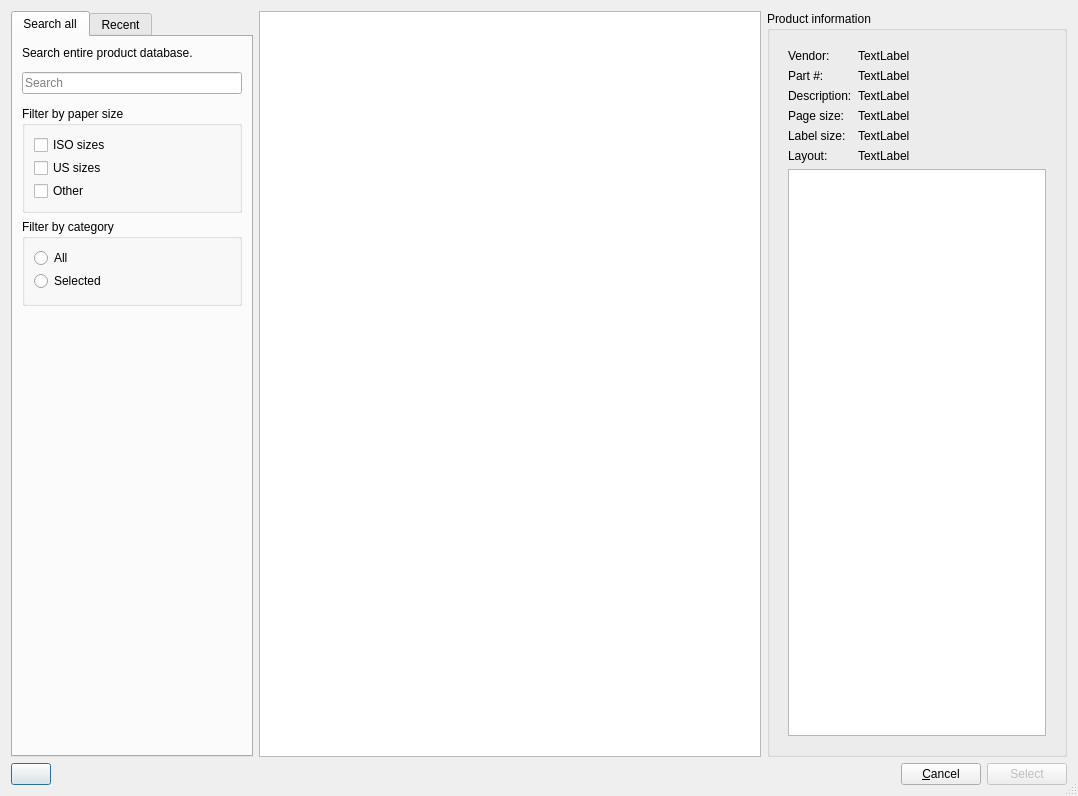
<?xml version="1.0" encoding="UTF-8"?>
<ui version="4.0">
 <class>SelectProductDialog</class>
 <widget class="QDialog" name="SelectProductDialog">
  <property name="geometry">
   <rect>
    <x>0</x>
    <y>0</y>
    <width>1078</width>
    <height>796</height>
   </rect>
  </property>
  <property name="sizePolicy">
   <sizepolicy hsizetype="Expanding" vsizetype="Expanding">
    <horstretch>0</horstretch>
    <verstretch>0</verstretch>
   </sizepolicy>
  </property>
  <property name="windowTitle">
   <string>gLabels - Select Product</string>
  </property>
  <property name="sizeGripEnabled">
   <bool>true</bool>
  </property>
  <layout class="QVBoxLayout" name="verticalLayout_6">
   <item>
    <layout class="QHBoxLayout" name="horizontalLayout_2" stretch="0,1,0">
     <item>
      <widget class="QTabWidget" name="modeNotebook">
       <property name="sizePolicy">
        <sizepolicy hsizetype="Preferred" vsizetype="Expanding">
         <horstretch>0</horstretch>
         <verstretch>0</verstretch>
        </sizepolicy>
       </property>
       <property name="currentIndex">
        <number>0</number>
       </property>
       <widget class="QWidget" name="search">
        <attribute name="title">
         <string>Search all</string>
        </attribute>
        <layout class="QGridLayout" name="gridLayout_2">
         <item row="1" column="0">
          <layout class="QVBoxLayout" name="verticalLayout_2">
           <item>
            <layout class="QHBoxLayout" name="horizontalLayout_3">
             <property name="topMargin">
              <number>6</number>
             </property>
             <property name="bottomMargin">
              <number>6</number>
             </property>
             <item>
              <widget class="QLineEdit" name="searchEntry">
               <property name="sizePolicy">
                <sizepolicy hsizetype="Maximum" vsizetype="Fixed">
                 <horstretch>0</horstretch>
                 <verstretch>0</verstretch>
                </sizepolicy>
               </property>
               <property name="minimumSize">
                <size>
                 <width>220</width>
                 <height>0</height>
                </size>
               </property>
               <property name="placeholderText">
                <string>Search</string>
               </property>
               <property name="clearButtonEnabled">
                <bool>true</bool>
               </property>
              </widget>
             </item>
            </layout>
           </item>
           <item>
            <widget class="QGroupBox" name="groupBox">
             <property name="sizePolicy">
              <sizepolicy hsizetype="Preferred" vsizetype="Preferred">
               <horstretch>0</horstretch>
               <verstretch>0</verstretch>
              </sizepolicy>
             </property>
             <property name="minimumSize">
              <size>
               <width>0</width>
               <height>0</height>
              </size>
             </property>
             <property name="autoFillBackground">
              <bool>false</bool>
             </property>
             <property name="title">
              <string>Filter by paper size</string>
             </property>
             <property name="flat">
              <bool>false</bool>
             </property>
             <property name="checkable">
              <bool>false</bool>
             </property>
             <layout class="QVBoxLayout" name="verticalLayout_5">
              <item>
               <layout class="QVBoxLayout" name="verticalLayout">
                <property name="spacing">
                 <number>3</number>
                </property>
                <item>
                 <widget class="QCheckBox" name="pageSizeIsoCheck">
                  <property name="text">
                   <string>ISO sizes</string>
                  </property>
                 </widget>
                </item>
                <item>
                 <widget class="QCheckBox" name="pageSizeUsCheck">
                  <property name="text">
                   <string>US sizes</string>
                  </property>
                 </widget>
                </item>
                <item>
                 <widget class="QCheckBox" name="pageSizeOtherCheck">
                  <property name="text">
                   <string>Other</string>
                  </property>
                 </widget>
                </item>
               </layout>
              </item>
             </layout>
            </widget>
           </item>
           <item>
            <widget class="QGroupBox" name="groupBox_3">
             <property name="title">
              <string>Filter by category</string>
             </property>
             <layout class="QVBoxLayout" name="verticalLayout_4">
              <property name="spacing">
               <number>3</number>
              </property>
              <item>
               <widget class="QRadioButton" name="allCategoriesRadio">
                <property name="text">
                 <string>All</string>
                </property>
               </widget>
              </item>
              <item>
               <widget class="QRadioButton" name="selectedCategoriesRadio">
                <property name="text">
                 <string>Selected</string>
                </property>
               </widget>
              </item>
              <item>
               <widget class="QWidget" name="categoriesCheckContainer" native="true">
                <layout class="QGridLayout" name="gridLayout">
                 <property name="leftMargin">
                  <number>0</number>
                 </property>
                 <property name="topMargin">
                  <number>0</number>
                 </property>
                 <property name="rightMargin">
                  <number>0</number>
                 </property>
                 <property name="bottomMargin">
                  <number>0</number>
                 </property>
                 <property name="spacing">
                  <number>0</number>
                 </property>
                 <item row="0" column="0">
                  <layout class="QVBoxLayout" name="categoriesLayout">
                   <property name="spacing">
                    <number>3</number>
                   </property>
                   <property name="leftMargin">
                    <number>20</number>
                   </property>
                  </layout>
                 </item>
                </layout>
               </widget>
              </item>
             </layout>
            </widget>
           </item>
          </layout>
         </item>
         <item row="2" column="0">
          <spacer name="verticalSpacer_2">
           <property name="orientation">
            <enum>Qt::Vertical</enum>
           </property>
           <property name="sizeHint" stdset="0">
            <size>
             <width>20</width>
             <height>3</height>
            </size>
           </property>
          </spacer>
         </item>
         <item row="0" column="0">
          <widget class="QLabel" name="label_2">
           <property name="text">
            <string>Search entire product database.</string>
           </property>
           <property name="wordWrap">
            <bool>true</bool>
           </property>
          </widget>
         </item>
        </layout>
       </widget>
       <widget class="QWidget" name="recent">
        <attribute name="title">
         <string>Recent</string>
        </attribute>
        <layout class="QGridLayout" name="gridLayout_3">
         <item row="0" column="0">
          <widget class="QLabel" name="label">
           <property name="text">
            <string>Select from recently used products.</string>
           </property>
           <property name="wordWrap">
            <bool>true</bool>
           </property>
          </widget>
         </item>
         <item row="1" column="0">
          <spacer name="verticalSpacer">
           <property name="orientation">
            <enum>Qt::Vertical</enum>
           </property>
           <property name="sizeHint" stdset="0">
            <size>
             <width>20</width>
             <height>40</height>
            </size>
           </property>
          </spacer>
         </item>
        </layout>
       </widget>
      </widget>
     </item>
     <item>
      <widget class="glabels::TemplatePicker" name="templatePicker">
       <property name="minimumSize">
        <size>
         <width>500</width>
         <height>0</height>
        </size>
       </property>
       <property name="showDropIndicator" stdset="0">
        <bool>false</bool>
       </property>
      </widget>
     </item>
     <item>
      <widget class="QGroupBox" name="productGroupBox">
       <property name="sizePolicy">
        <sizepolicy hsizetype="Minimum" vsizetype="Preferred">
         <horstretch>0</horstretch>
         <verstretch>0</verstretch>
        </sizepolicy>
       </property>
       <property name="minimumSize">
        <size>
         <width>300</width>
         <height>0</height>
        </size>
       </property>
       <property name="title">
        <string>Product information</string>
       </property>
       <layout class="QVBoxLayout" name="verticalLayout_7">
        <item>
         <widget class="QWidget" name="productInfoWidget" native="true">
          <layout class="QVBoxLayout" name="verticalLayout_3" stretch="0,1">
           <item>
            <layout class="QFormLayout" name="formLayout">
             <item row="0" column="0">
              <widget class="QLabel" name="label_3">
               <property name="sizePolicy">
                <sizepolicy hsizetype="Minimum" vsizetype="Preferred">
                 <horstretch>0</horstretch>
                 <verstretch>0</verstretch>
                </sizepolicy>
               </property>
               <property name="text">
                <string>Vendor:</string>
               </property>
              </widget>
             </item>
             <item row="0" column="1">
              <widget class="QLabel" name="vendorLabel">
               <property name="sizePolicy">
                <sizepolicy hsizetype="Preferred" vsizetype="Preferred">
                 <horstretch>0</horstretch>
                 <verstretch>0</verstretch>
                </sizepolicy>
               </property>
               <property name="text">
                <string>TextLabel</string>
               </property>
              </widget>
             </item>
             <item row="1" column="0">
              <widget class="QLabel" name="label_4">
               <property name="sizePolicy">
                <sizepolicy hsizetype="Minimum" vsizetype="Preferred">
                 <horstretch>0</horstretch>
                 <verstretch>0</verstretch>
                </sizepolicy>
               </property>
               <property name="text">
                <string>Part #:</string>
               </property>
              </widget>
             </item>
             <item row="1" column="1">
              <widget class="QLabel" name="partLabel">
               <property name="sizePolicy">
                <sizepolicy hsizetype="Preferred" vsizetype="Preferred">
                 <horstretch>0</horstretch>
                 <verstretch>0</verstretch>
                </sizepolicy>
               </property>
               <property name="text">
                <string>TextLabel</string>
               </property>
              </widget>
             </item>
             <item row="2" column="0">
              <widget class="QLabel" name="label_5">
               <property name="sizePolicy">
                <sizepolicy hsizetype="Minimum" vsizetype="Preferred">
                 <horstretch>0</horstretch>
                 <verstretch>0</verstretch>
                </sizepolicy>
               </property>
               <property name="text">
                <string>Description:</string>
               </property>
               <property name="alignment">
                <set>Qt::AlignLeading|Qt::AlignLeft|Qt::AlignTop</set>
               </property>
              </widget>
             </item>
             <item row="2" column="1">
              <widget class="QLabel" name="descriptionLabel">
               <property name="sizePolicy">
                <sizepolicy hsizetype="Preferred" vsizetype="Preferred">
                 <horstretch>0</horstretch>
                 <verstretch>0</verstretch>
                </sizepolicy>
               </property>
               <property name="text">
                <string>TextLabel</string>
               </property>
               <property name="alignment">
                <set>Qt::AlignLeading|Qt::AlignLeft|Qt::AlignTop</set>
               </property>
               <property name="wordWrap">
                <bool>true</bool>
               </property>
              </widget>
             </item>
             <item row="3" column="0">
              <widget class="QLabel" name="label_7">
               <property name="sizePolicy">
                <sizepolicy hsizetype="Minimum" vsizetype="Preferred">
                 <horstretch>0</horstretch>
                 <verstretch>0</verstretch>
                </sizepolicy>
               </property>
               <property name="text">
                <string>Page size:</string>
               </property>
              </widget>
             </item>
             <item row="3" column="1">
              <widget class="QLabel" name="pageSizeLabel">
               <property name="sizePolicy">
                <sizepolicy hsizetype="Preferred" vsizetype="Preferred">
                 <horstretch>0</horstretch>
                 <verstretch>0</verstretch>
                </sizepolicy>
               </property>
               <property name="text">
                <string>TextLabel</string>
               </property>
              </widget>
             </item>
             <item row="4" column="0">
              <widget class="QLabel" name="label_9">
               <property name="sizePolicy">
                <sizepolicy hsizetype="Minimum" vsizetype="Preferred">
                 <horstretch>0</horstretch>
                 <verstretch>0</verstretch>
                </sizepolicy>
               </property>
               <property name="text">
                <string>Label size:</string>
               </property>
              </widget>
             </item>
             <item row="4" column="1">
              <widget class="QLabel" name="labelSizeLabel">
               <property name="sizePolicy">
                <sizepolicy hsizetype="Preferred" vsizetype="Preferred">
                 <horstretch>0</horstretch>
                 <verstretch>0</verstretch>
                </sizepolicy>
               </property>
               <property name="text">
                <string>TextLabel</string>
               </property>
              </widget>
             </item>
             <item row="5" column="0">
              <widget class="QLabel" name="label_11">
               <property name="sizePolicy">
                <sizepolicy hsizetype="Minimum" vsizetype="Preferred">
                 <horstretch>0</horstretch>
                 <verstretch>0</verstretch>
                </sizepolicy>
               </property>
               <property name="text">
                <string>Layout:</string>
               </property>
              </widget>
             </item>
             <item row="5" column="1">
              <widget class="QLabel" name="layoutLabel">
               <property name="sizePolicy">
                <sizepolicy hsizetype="Preferred" vsizetype="Preferred">
                 <horstretch>0</horstretch>
                 <verstretch>0</verstretch>
                </sizepolicy>
               </property>
               <property name="text">
                <string>TextLabel</string>
               </property>
              </widget>
             </item>
            </layout>
           </item>
           <item>
            <widget class="glabels::SimplePreview" name="preview">
             <property name="sizePolicy">
              <sizepolicy hsizetype="Expanding" vsizetype="Preferred">
               <horstretch>0</horstretch>
               <verstretch>0</verstretch>
              </sizepolicy>
             </property>
            </widget>
           </item>
          </layout>
         </widget>
        </item>
       </layout>
      </widget>
     </item>
    </layout>
   </item>
   <item>
    <layout class="QHBoxLayout" name="horizontalLayout">
     <item>
      <widget class="QPushButton" name="viewModeButton">
       <property name="text">
        <string/>
       </property>
       <property name="icon">
        <iconset resource="../icons.qrc">
         <normaloff>:/icons/flat/22x22/glabels-view-grid.svg</normaloff>:/icons/flat/22x22/glabels-view-grid.svg</iconset>
       </property>
       <property name="iconSize">
        <size>
         <width>22</width>
         <height>22</height>
        </size>
       </property>
      </widget>
     </item>
     <item>
      <spacer name="horizontalSpacer">
       <property name="orientation">
        <enum>Qt::Horizontal</enum>
       </property>
       <property name="sizeHint" stdset="0">
        <size>
         <width>40</width>
         <height>20</height>
        </size>
       </property>
      </spacer>
     </item>
     <item>
      <widget class="QPushButton" name="cancelButton">
       <property name="text">
        <string>&amp;Cancel</string>
       </property>
       <property name="autoDefault">
        <bool>false</bool>
       </property>
      </widget>
     </item>
     <item>
      <widget class="QPushButton" name="selectButton">
       <property name="enabled">
        <bool>false</bool>
       </property>
       <property name="text">
        <string>Select</string>
       </property>
      </widget>
     </item>
    </layout>
   </item>
  </layout>
 </widget>
 <customwidgets>
  <customwidget>
   <class>glabels::TemplatePicker</class>
   <extends>QListWidget</extends>
   <header>TemplatePicker.h</header>
  </customwidget>
  <customwidget>
   <class>glabels::SimplePreview</class>
   <extends>QGraphicsView</extends>
   <header>SimplePreview.h</header>
  </customwidget>
 </customwidgets>
 <resources>
  <include location="../icons.qrc"/>
 </resources>
 <connections>
  <connection>
   <sender>pageSizeUsCheck</sender>
   <signal>clicked()</signal>
   <receiver>SelectProductDialog</receiver>
   <slot>onPageSizeCheckClicked()</slot>
   <hints>
    <hint type="sourcelabel">
     <x>130</x>
     <y>196</y>
    </hint>
    <hint type="destinationlabel">
     <x>4</x>
     <y>141</y>
    </hint>
   </hints>
  </connection>
  <connection>
   <sender>templatePicker</sender>
   <signal>itemSelectionChanged()</signal>
   <receiver>SelectProductDialog</receiver>
   <slot>onTemplatePickerSelectionChanged()</slot>
   <hints>
    <hint type="sourcelabel">
     <x>483</x>
     <y>561</y>
    </hint>
    <hint type="destinationlabel">
     <x>244</x>
     <y>660</y>
    </hint>
   </hints>
  </connection>
  <connection>
   <sender>pageSizeIsoCheck</sender>
   <signal>clicked()</signal>
   <receiver>SelectProductDialog</receiver>
   <slot>onPageSizeCheckClicked()</slot>
   <hints>
    <hint type="sourcelabel">
     <x>132</x>
     <y>170</y>
    </hint>
    <hint type="destinationlabel">
     <x>2</x>
     <y>116</y>
    </hint>
   </hints>
  </connection>
  <connection>
   <sender>cancelButton</sender>
   <signal>clicked()</signal>
   <receiver>SelectProductDialog</receiver>
   <slot>onCancelButtonClicked()</slot>
   <hints>
    <hint type="sourcelabel">
     <x>981</x>
     <y>783</y>
    </hint>
    <hint type="destinationlabel">
     <x>689</x>
     <y>660</y>
    </hint>
   </hints>
  </connection>
  <connection>
   <sender>searchEntry</sender>
   <signal>textChanged(QString)</signal>
   <receiver>SelectProductDialog</receiver>
   <slot>onSearchEntryTextChanged()</slot>
   <hints>
    <hint type="sourcelabel">
     <x>107</x>
     <y>102</y>
    </hint>
    <hint type="destinationlabel">
     <x>2</x>
     <y>53</y>
    </hint>
   </hints>
  </connection>
  <connection>
   <sender>allCategoriesRadio</sender>
   <signal>clicked()</signal>
   <receiver>SelectProductDialog</receiver>
   <slot>onCategoryRadioClicked()</slot>
   <hints>
    <hint type="sourcelabel">
     <x>126</x>
     <y>296</y>
    </hint>
    <hint type="destinationlabel">
     <x>0</x>
     <y>223</y>
    </hint>
   </hints>
  </connection>
  <connection>
   <sender>selectedCategoriesRadio</sender>
   <signal>clicked()</signal>
   <receiver>SelectProductDialog</receiver>
   <slot>onCategoryRadioClicked()</slot>
   <hints>
    <hint type="sourcelabel">
     <x>122</x>
     <y>322</y>
    </hint>
    <hint type="destinationlabel">
     <x>1</x>
     <y>252</y>
    </hint>
   </hints>
  </connection>
  <connection>
   <sender>modeNotebook</sender>
   <signal>currentChanged(int)</signal>
   <receiver>SelectProductDialog</receiver>
   <slot>onModeTabChanged()</slot>
   <hints>
    <hint type="sourcelabel">
     <x>59</x>
     <y>25</y>
    </hint>
    <hint type="destinationlabel">
     <x>4</x>
     <y>26</y>
    </hint>
   </hints>
  </connection>
  <connection>
   <sender>selectButton</sender>
   <signal>clicked()</signal>
   <receiver>SelectProductDialog</receiver>
   <slot>onSelectButtonClicked()</slot>
   <hints>
    <hint type="sourcelabel">
     <x>1022</x>
     <y>769</y>
    </hint>
    <hint type="destinationlabel">
     <x>1067</x>
     <y>682</y>
    </hint>
   </hints>
  </connection>
  <connection>
   <sender>viewModeButton</sender>
   <signal>clicked()</signal>
   <receiver>SelectProductDialog</receiver>
   <slot>onViewModeButtonClicked()</slot>
   <hints>
    <hint type="sourcelabel">
     <x>20</x>
     <y>760</y>
    </hint>
    <hint type="destinationlabel">
     <x>-2</x>
     <y>762</y>
    </hint>
   </hints>
  </connection>
 </connections>
 <slots>
  <slot>onSearchClearButtonClicked()</slot>
  <slot>onTemplatePickerSelectionChanged()</slot>
  <slot>onOrientationRadioToggled()</slot>
  <slot>onSearchEntryTextChanged()</slot>
  <slot>onCancelButtonClicked()</slot>
  <slot>onSelectButtonClicked()</slot>
  <slot>onPageSizeCheckClicked()</slot>
  <slot>onCategoryRadioClicked()</slot>
  <slot>onModeTabChanged()</slot>
  <slot>onViewModeButtonClicked()</slot>
 </slots>
</ui>
